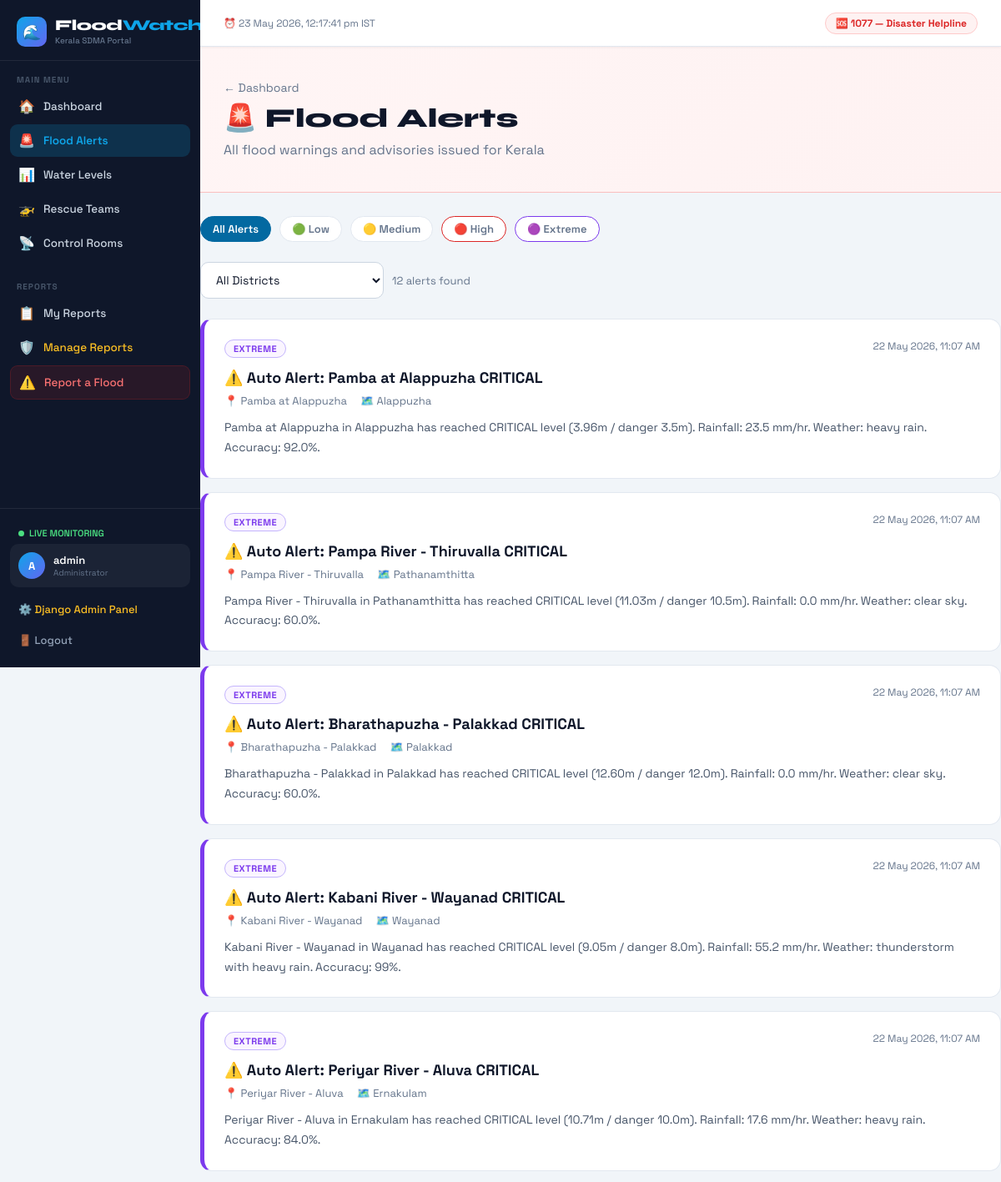
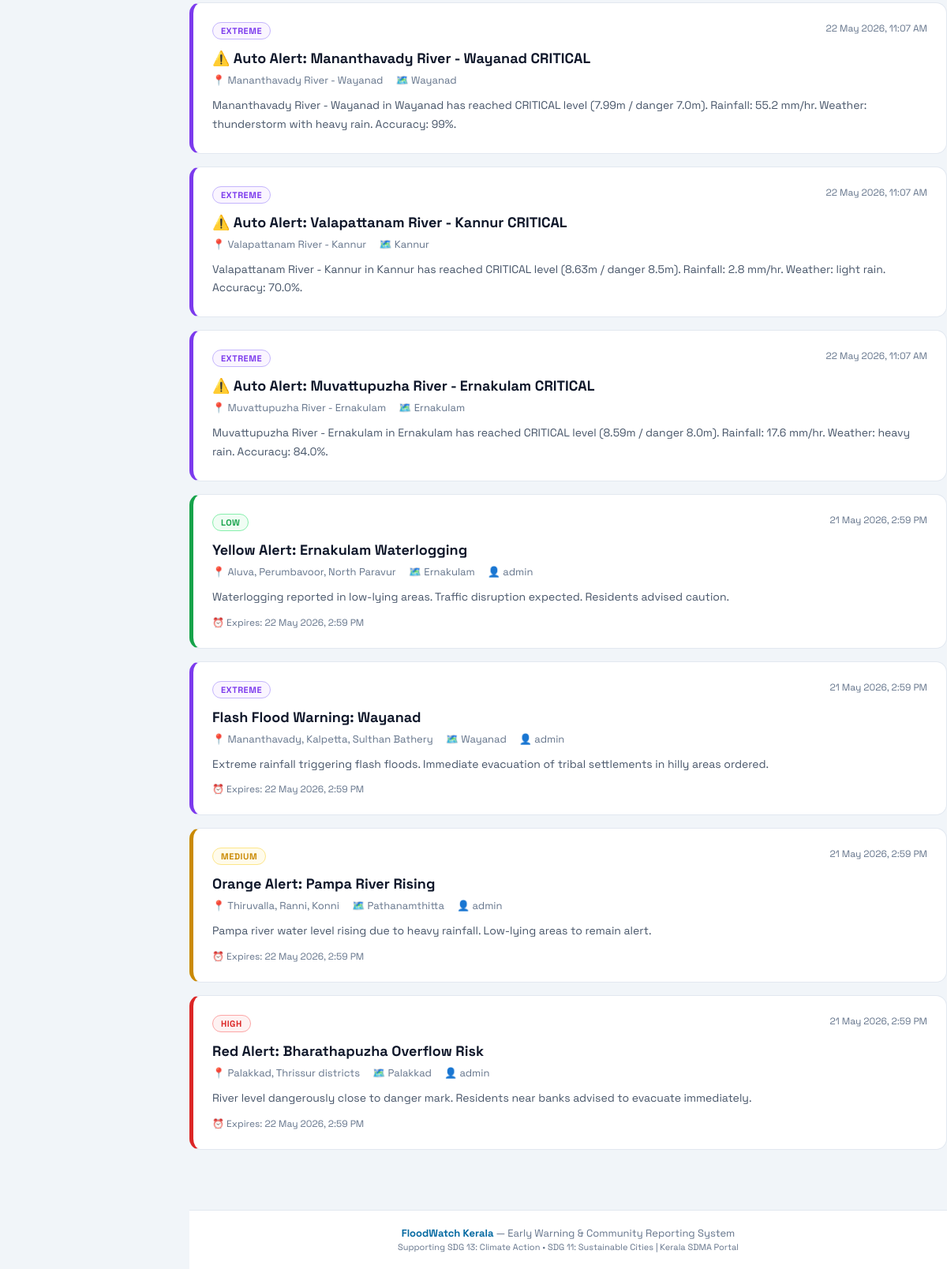
Screenshot of /alerts/ (signed in) with the database file from the repository (2 pictures, top to bottom).
### core/models.py (models this page shows, shortened)
class FloodAlert(models.Model):
    SEVERITY_CHOICES = [
        ('LOW', 'Low'),
        ('MEDIUM', 'Medium'),
        ('HIGH', 'High'),
        ('EXTREME', 'Extreme'),
    ]
    title = models.CharField(max_length=300)
    description = models.TextField()
    affected_area = models.CharField(max_length=300)
    district = models.CharField(max_length=100)
    severity = models.CharField(max_length=20, choices=SEVERITY_CHOICES, default='MEDIUM')
    is_active = models.BooleanField(default=True)
    issued_at = models.DateTimeField(default=timezone.now)
    expires_at = models.DateTimeField(null=True, blank=True)
    issued_by = models.ForeignKey(User, on_delete=models.SET_NULL, null=True)
    water_level = models.ForeignKey(WaterLevel, on_delete=models.SET_NULL, null=True, blank=True)
    auto_generated = models.BooleanField(default=False, help_text="Auto-created by weather sync")
    class Meta:
        ordering = ['-issued_at']
        verbose_name = "Flood Alert"
        verbose_name_plural = "Flood Alerts"

### core/views.py (the view)
# urls.py: path('alerts/', views.alerts_view, name='alerts'),
@login_required
def alerts_view(request):
    severity = request.GET.get('severity', '')
    district = request.GET.get('district', '')
    alerts = FloodAlert.objects.all()
    if severity:
        alerts = alerts.filter(severity=severity)
    if district:
        alerts = alerts.filter(district__icontains=district)
    districts = FloodAlert.objects.values_list('district', flat=True).distinct()
    return render(request, 'core/alerts.html', {
        'alerts': alerts, 'districts': districts,
        'selected_severity': severity, 'selected_district': district, 'page': 'alerts'
    })

### core/templates/core/alerts.html (shortened to what this page needs)
{% extends 'core/base.html' %}
{% block content %}
<div class="page-header">
    <div class="container">
        <div style="display:flex; align-items:center; gap:12px; margin-bottom:8px;">
            <a href="/" style="color:var(--text-muted); text-decoration:none; font-size:14px;">← Dashboard</a>
        </div>
        <h1>🚨 Flood Alerts</h1>
        <p style="color:var(--text-muted); margin-top:8px;">All flood warnings and advisories issued for Kerala</p>
    </div>
</div>
<div class="container page-body">
    <div class="filter-bar">
        <a href="/alerts/" class="filter-btn {% if not selected_severity %}active{% endif %}">All Alerts</a>
        <a href="?severity=LOW" class="filter-btn {% if selected_severity == 'LOW' %}active{% endif %}">🟢 Low</a>
        <a href="?severity=MEDIUM" class="filter-btn {% if selected_severity == 'MEDIUM' %}active{% endif %}">🟡 Medium</a>
        <a href="?severity=HIGH" class="filter-btn high {% if selected_severity == 'HIGH' %}active{% endif %}">🔴 High</a>
        <a href="?severity=EXTREME" class="filter-btn extreme {% if selected_severity == 'EXTREME' %}active{% endif %}">🟣 Extreme</a>
    </div>
    {% if districts %}
    <div style="margin-bottom:24px;">
        <form method="get" style="display:flex; gap:10px; align-items:center; flex-wrap:wrap;">
            <select name="district" class="form-input" style="max-width:220px;" onchange="this.form.submit()">
                <option value="">All Districts</option>
            </select>
            <span style="font-size:13px; color:var(--text-muted);">{{ alerts.count }} alert{{ alerts.count|pluralize }} found</span>
        </form>
    </div>
    {% endif %}
    {% if alerts %}
        {% for alert in alerts %}
        <div class="alert-full-card sev-{{ alert.severity }}">
            <div style="display:flex; justify-content:space-between; align-items:flex-start; margin-bottom:12px; flex-wrap:wrap; gap:8px;">
                <div style="display:flex; gap:8px; align-items:center; flex-wrap:wrap;">
                    <span class="badge badge-{{ alert.severity|lower }}">{{ alert.severity }}</span>
                </div>
                <span style="font-size:12px; color:var(--text-muted);">{{ alert.issued_at|date:"d M Y, g:i A" }}</span>
            </div>
            <h3 style="font-size:18px; font-weight:700; margin-bottom:8px;">{{ alert.title }}</h3>
            <div style="display:flex; gap:16px; margin-bottom:12px; flex-wrap:wrap; font-size:13px; color:var(--text-muted);">
                <span>📍 {{ alert.affected_area }}</span>
                <span>🗺️ {{ alert.district }}</span>
                {% if alert.issued_by %}<span>👤 {{ alert.issued_by.get_full_name|default:alert.issued_by.username }}</span>{% endif %}
            </div>
            <p style="color:var(--text-dim); line-height:1.7; font-size:14px;">{{ alert.description }}</p>
            {% if alert.expires_at %}
            <div style="margin-top:12px; font-size:12px; color:var(--text-muted);">
                ⏰ Expires: {{ alert.expires_at|date:"d M Y, g:i A" }}
            </div>
            {% endif %}
        </div>
        {% endfor %}
    {% else %}
    <div class="card" style="text-align:center; padding:60px 20px;">
        <div style="font-size:48px; margin-bottom:16px;">✅</div>
        <h3 style="font-size:20px; margin-bottom:8px;">No Alerts Found</h3>
        <p style="color:var(--text-muted);">No flood alerts match your current filters.</p>
    </div>
    {% endif %}
</div>
{% endblock %}

### core/templates/core/base.html (shortened to what this page needs)
<!DOCTYPE html>
<html lang="en">
<head>
</head>
<body>
<aside class="sidebar" id="sidebar">
    <a href="/" class="sidebar-brand">
        <div class="sidebar-logo">🌊</div>
        <div>
            <div class="sidebar-brand-text">Flood<span>Watch</span></div>
            <div class="sidebar-brand-sub">Kerala SDMA Portal</div>
        </div>
    </a>
    <div class="sidebar-section">
        <div class="sidebar-section-label">Main Menu</div>
        <ul class="sidebar-nav">
            <li><a href="/" class="{% if page == 'home' %}active{% endif %}"><span class="nav-icon">🏠</span> Dashboard</a></li>
            <li>
                <a href="/alerts/" class="{% if page == 'alerts' %}active{% endif %}">
                    <span class="nav-icon">🚨</span> Flood Alerts
                </a>
            </li>
            <li><a href="/water-levels/" class="{% if page == 'water_levels' %}active{% endif %}"><span class="nav-icon">📊</span> Water Levels</a></li>
            <li><a href="/rescue-teams/" class="{% if page == 'rescue' %}active{% endif %}"><span class="nav-icon">🚁</span> Rescue Teams</a></li>
            <li><a href="/control-rooms/" class="{% if page == 'control_rooms' %}active{% endif %}"><span class="nav-icon">📡</span> Control Rooms</a></li>
        </ul>
    </div>
    <div class="sidebar-section">
        <div class="sidebar-section-label">Reports</div>
        <ul class="sidebar-nav">
            <li><a href="/my-reports/" class="{% if page == 'my_reports' %}active{% endif %}"><span class="nav-icon">📋</span> My Reports</a></li>
            {% if user.is_staff %}
            <li><a href="/admin-reports/" class="{% if page == 'admin_reports' %}active{% endif %}" style="color: #fbbf24;"><span class="nav-icon">🛡️</span> Manage Reports</a></li>
            {% endif %}
            <li><a href="/report/" class="sidebar-report-link {% if page == 'report' %}active{% endif %}"><span class="nav-icon">⚠️</span> Report a Flood</a></li>
        </ul>
    </div>
    <div class="sidebar-footer">
        <div class="sidebar-live">
            <div class="live-dot"></div> LIVE MONITORING
        </div>
        {% if user.is_authenticated %}
        <div class="sidebar-user">
            <div class="sidebar-avatar">{{ user.username|first|upper }}</div>
            <div>
                <div class="sidebar-username">{{ user.username }}</div>
                <div class="sidebar-role">{% if user.is_staff %}Administrator{% else %}Public User{% endif %}</div>
            </div>
        </div>
        {% if user.is_staff %}
        <a href="/admin/" class="sidebar-logout" style="color: #fbbf24; margin-bottom:4px;">⚙️ Django Admin Panel</a>
        {% endif %}
        <a href="/logout/" class="sidebar-logout">🚪 Logout</a>
        {% else %}
        <a href="/portal/" class="sidebar-logout" style="color: var(--sidebar-active);">🔐 Login / Register</a>
        {% endif %}
    </div>
</aside>
<div class="main-wrap">
    <div class="topbar">
        <div class="topbar-left">
            <span class="topbar-clock" id="topbar-clock">⏰ Loading...</span>
        </div>
        <div class="topbar-right">
            <a href="tel:1077" class="topbar-emergency">🆘 1077 — Disaster Helpline</a>
        </div>
    </div>
    <div class="page-content">
        {% block content %}{% endblock %}
    </div>
    <footer class="footer">
        <div class="container">
            <p class="footer-text">
                <strong>FloodWatch Kerala</strong> — Early Warning &amp; Community Reporting System<br>
                <span style="font-size:11px;">Supporting SDG 13: Climate Action • SDG 11: Sustainable Cities | Kerala SDMA Portal</span>
            </p>
        </div>
    </footer>
</div>
</body>
</html>

### core/templates/core/alerts.html (style rules this page uses)
.page-header { background: linear-gradient(135deg, #fff5f5, #fef2f2); border-bottom: 1px solid rgba(239,68,68,0.3); padding: 40px 0; }
.page-header h1 { font-family: 'Syne', sans-serif; font-size: 32px; font-weight: 800; }
.alert-full-card { background: var(--card); border: 1px solid var(--border); border-radius: 14px; padding: 24px; border-left: 5px solid; margin-bottom: 16px; transition: transform 0.2s; }
.alert-full-card.sev-LOW { border-left-color: var(--safe); }
.alert-full-card.sev-MEDIUM { border-left-color: var(--watch); }
.alert-full-card.sev-HIGH { border-left-color: var(--danger); }
.alert-full-card.sev-EXTREME { border-left-color: var(--critical); }
.filter-bar { display: flex; gap: 10px; flex-wrap: wrap; margin-bottom: 24px; }
.filter-btn { padding: 6px 14px; border-radius: 20px; font-size: 13px; font-weight: 600; cursor: pointer; border: 1px solid var(--border); background: var(--card); color: #64748b; text-decoration: none; transition: all 0.2s; }
.filter-btn:hover, .filter-btn.active { background: var(--primary); color: white; border-color: var(--primary); }
.filter-btn.extreme { border-color: var(--critical); }
.filter-btn.high { border-color: var(--danger); }

### rows the page displays
FloodAlert: severity "EXTREME", issued_at "22 May 2026, 11:07 AM", title "⚠️ Auto Alert: Pamba at Alappuzha CRITICAL", affected_area "Pamba at Alappuzha", district "Alappuzha", description "Pamba at Alappuzha in Alappuzha has reached CRITICAL level (3.96m / danger 3.5m). Rainfall: 23.5 mm/hr. Weather: heavy rain. Accuracy: 92.0%."
FloodAlert: severity "EXTREME", issued_at "22 May 2026, 11:07 AM", title "⚠️ Auto Alert: Pampa River - Thiruvalla CRITICAL", affected_area "Pampa River - Thiruvalla", district "Pathanamthitta", description "Pampa River - Thiruvalla in Pathanamthitta has reached CRITICAL level (11.03m / danger 10.5m). Rainfall: 0.0 mm/hr. Weather: clear sky. Accuracy: 60.0%."
FloodAlert: severity "EXTREME", issued_at "22 May 2026, 11:07 AM", title "⚠️ Auto Alert: Bharathapuzha - Palakkad CRITICAL", affected_area "Bharathapuzha - Palakkad", district "Palakkad", description "Bharathapuzha - Palakkad in Palakkad has reached CRITICAL level (12.60m / danger 12.0m). Rainfall: 0.0 mm/hr. Weather: clear sky. Accuracy: 60.0%."
FloodAlert: severity "EXTREME", issued_at "22 May 2026, 11:07 AM", title "⚠️ Auto Alert: Kabani River - Wayanad CRITICAL", affected_area "Kabani River - Wayanad", district "Wayanad", description "Kabani River - Wayanad in Wayanad has reached CRITICAL level (9.05m / danger 8.0m). Rainfall: 55.2 mm/hr. Weather: thunderstorm with heavy rain. Accuracy: 99%."
FloodAlert: severity "EXTREME", issued_at "22 May 2026, 11:07 AM", title "⚠️ Auto Alert: Periyar River - Aluva CRITICAL", affected_area "Periyar River - Aluva", district "Ernakulam", description "Periyar River - Aluva in Ernakulam has reached CRITICAL level (10.71m / danger 10.0m). Rainfall: 17.6 mm/hr. Weather: heavy rain. Accuracy: 84.0%."
FloodAlert: severity "EXTREME", issued_at "22 May 2026, 11:07 AM", title "⚠️ Auto Alert: Mananthavady River - Wayanad CRITICAL", affected_area "Mananthavady River - Wayanad", district "Wayanad", description "Mananthavady River - Wayanad in Wayanad has reached CRITICAL level (7.99m / danger 7.0m). Rainfall: 55.2 mm/hr. Weather: thunderstorm with heavy rain. Accuracy: 99%."
FloodAlert: severity "EXTREME", issued_at "22 May 2026, 11:07 AM", title "⚠️ Auto Alert: Valapattanam River - Kannur CRITICAL", affected_area "Valapattanam River - Kannur", district "Kannur", description "Valapattanam River - Kannur in Kannur has reached CRITICAL level (8.63m / danger 8.5m). Rainfall: 2.8 mm/hr. Weather: light rain. Accuracy: 70.0%."
FloodAlert: severity "EXTREME", issued_at "22 May 2026, 11:07 AM", title "⚠️ Auto Alert: Muvattupuzha River - Ernakulam CRITICAL", affected_area "Muvattupuzha River - Ernakulam", district "Ernakulam", description "Muvattupuzha River - Ernakulam in Ernakulam has reached CRITICAL level (8.59m / danger 8.0m). Rainfall: 17.6 mm/hr. Weather: heavy rain. Accuracy: 84.0%."
FloodAlert: severity "LOW", issued_at "21 May 2026, 2:59 PM", title "Yellow Alert: Ernakulam Waterlogging", affected_area "Aluva, Perumbavoor, North Paravur", district "Ernakulam", issued_by.get_full_name "admin", description "Waterlogging reported in low-lying areas. Traffic disruption expected. Residents advised caution.", expires_at "22 May 2026, 2:59 PM"
FloodAlert: severity "EXTREME", issued_at "21 May 2026, 2:59 PM", title "Flash Flood Warning: Wayanad", affected_area "Mananthavady, Kalpetta, Sulthan Bathery", district "Wayanad", issued_by.get_full_name "admin", description "Extreme rainfall triggering flash floods. Immediate evacuation of tribal settlements in hilly areas ordered.", expires_at "22 May 2026, 2:59 PM"
FloodAlert: severity "MEDIUM", issued_at "21 May 2026, 2:59 PM", title "Orange Alert: Pampa River Rising", affected_area "Thiruvalla, Ranni, Konni", district "Pathanamthitta", issued_by.get_full_name "admin", description "Pampa river water level rising due to heavy rainfall. Low-lying areas to remain alert.", expires_at "22 May 2026, 2:59 PM"
FloodAlert: severity "HIGH", issued_at "21 May 2026, 2:59 PM", title "Red Alert: Bharathapuzha Overflow Risk", affected_area "Palakkad, Thrissur districts", district "Palakkad", issued_by.get_full_name "admin", description "River level dangerously close to danger mark. Residents near banks advised to evacuate immediately.", expires_at "22 May 2026, 2:59 PM"

### other values shown
{{ user.username|first|upper }} "A"
{{ user.username }} "admin"
{{ alerts.count }} "12"
